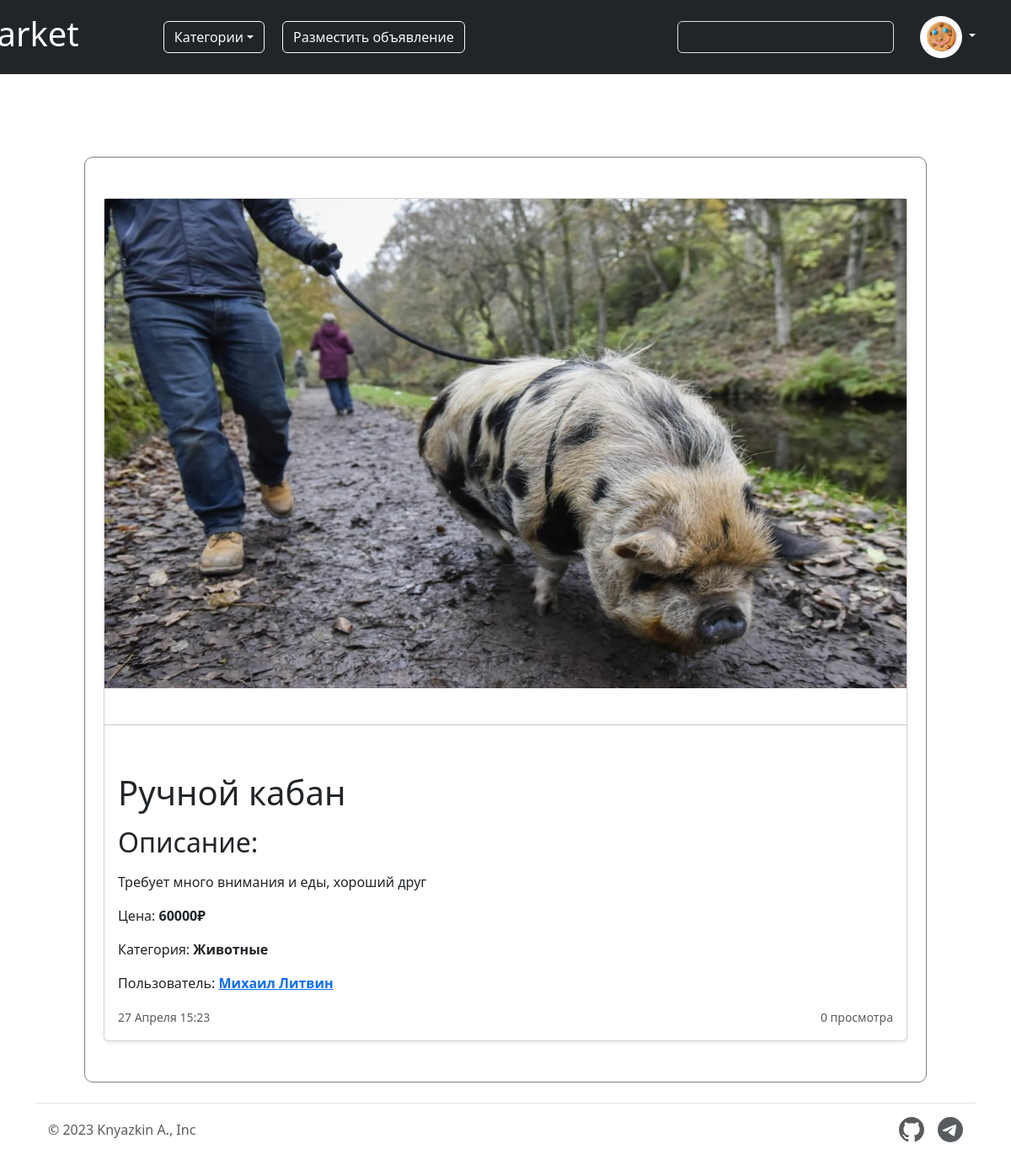
Screenshot of /post/35 (signed in) with the database file from the repository.
### data/users.py (models this page shows, shortened)
class User(SqlAlchemyBase, UserMixin, SerializerMixin):
    __tablename__ = 'users'
    id = sqlalchemy.Column(sqlalchemy.Integer,
                           primary_key=True, autoincrement=True)
    surname = sqlalchemy.Column(sqlalchemy.String)
    name = sqlalchemy.Column(sqlalchemy.String, nullable=True)
    city = sqlalchemy.Column(sqlalchemy.String, nullable=True)
    address = sqlalchemy.Column(sqlalchemy.String)
    email = sqlalchemy.Column(sqlalchemy.String, unique=True, nullable=True)
    number_phone = sqlalchemy.Column(sqlalchemy.String, default=' ')
    is_hidden_contact_info = sqlalchemy.Column(sqlalchemy.Boolean, default=True)
    hashed_password = sqlalchemy.Column(sqlalchemy.String, nullable=True)
    modified_date = sqlalchemy.Column(sqlalchemy.DateTime,
                                      default=datetime.datetime.now)
    url_photo = sqlalchemy.Column(sqlalchemy.String)
    posts = orm.relationship("Posts", back_populates='user')

### data/posts.py (models this page shows)
class Posts(SqlAlchemyBase, SerializerMixin):
    __tablename__ = 'posts'
    id = sqlalchemy.Column(sqlalchemy.Integer, primary_key=True,
                           autoincrement=True)
    author = sqlalchemy.Column(sqlalchemy.Integer,
                               sqlalchemy.ForeignKey("users.id"))
    category = sqlalchemy.Column(sqlalchemy.Integer,
                                 sqlalchemy.ForeignKey("categories.id"), default=0)
    name_post = sqlalchemy.Column(sqlalchemy.String, nullable=True)
    content_post = sqlalchemy.Column(sqlalchemy.String)
    publication_date = sqlalchemy.Column(sqlalchemy.DateTime,
                                         default=datetime.datetime.now)
    price = sqlalchemy.Column(sqlalchemy.Integer, default=None)
    is_hidden = sqlalchemy.Column(sqlalchemy.Boolean, default=True)
    count_views = sqlalchemy.Column(sqlalchemy.Integer, default=0)
    url_photo = sqlalchemy.Column(sqlalchemy.String)
    user = orm.relationship('User')
    categories = orm.relationship('Category')

### data/categories.py (models this page shows)
class Category(SqlAlchemyBase, SerializerMixin):
    __tablename__ = 'categories'
    id = sqlalchemy.Column(sqlalchemy.Integer, primary_key=True, autoincrement=True)
    name_category = sqlalchemy.Column(sqlalchemy.String, nullable=True)
    posts = orm.relationship('Posts', back_populates='categories')

### server.py (the view)
@app.route('/post/<int:post_id>')
def post(post_id):
    db_sess = db_session.create_session()
    list_of_categories = [(category.id, category.name_category) for category in db_sess.query(Category).all()]
    post = db_sess.query(Posts).filter(Posts.id == post_id).first()
    css = url_for('static', filename='css/post.css')
    if post.user != current_user:
        post.count_views += 1
        db_sess.commit()
    if post.is_hidden == False or post.user == current_user:
        return render_template('post.html', title=f'{post.name_post}',
                           list_of_categories=list_of_categories,
                           post=post, css=css)
    abort(404)

### data/db_session.py (called while the page is built)
def create_session() -> Session:
    global __factory
    return __factory()

### server.py (called while the page is built)
@login_manager.user_loader
def load_user(user_id):
    db_sess = db_session.create_session()
    return db_sess.query(User).get(user_id)

### templates/post.html (shortened to what this page needs)
{% extends "base.html" %}
{% block content %}
<link rel="stylesheet" type="text/css" href="{{ css }}">
<div class="post album py-5 bg-body-light">
    <div class="container">
        <div class="row row-cols-1 row-cols-sm-2 row-cols-md-1 g-3">
            <div class="col">
                <div class="card shadow-sm">
                    <div align="center">
                        {% if post.url_photo != 'None' %}
                            <div id="carouselExampleIndicators" class="carousel slide">
                                <div class="carousel-inner">
                                    <div class="carousel-item active" align="center">
                                        <img src="{{ post.url_photo }}" width="1000" height="600" alt="к сожалению, марс не смог загрузиться :(">
                                    </div>
                                </div>
                            </div>
                        {% endif %}
                    </div>
                    <hr class="my-4">
                    <div class="card-body">
                        <p class="card-text"><h1>{{ post.name_post }}</h1></p>
                        <p class="card-text">
                            <p class="card-text"><h2>Описание:</h2></p>
                            <p class="card-text">{{ post.content_post }}</p>
                        </p>
                        {% if post.price %}
                        <p class="card-text">Цена: <strong>{{ post.price }}₽</strong></p>
                        {% else %}
                        <p class="card-text">Цена: <strong>не указана</strong></p>
                        {% endif %}
                        <p class="card-text">Категория: <strong>{{ post.categories.name_category }}</strong></p>
                        <p class="card-text">
                            Пользователь: <a href="/profile/{{ post.author }}" class="text-decoration-light"><strong>{{ post.user.name }} {{ post.user.surname }}</strong></a>
                        </p>
                        <div class="d-flex justify-content-between align-items-center">
                            <div>
                                {% set hour = post.publication_date.hour %}
                                {% set minutes = {1: '01', 2: '02', 3: '03', 4: '04',
                                5: '05', 6: '06',  7: '07', 8: '08', 9: '09'} %}
                                {% if post.publication_date.minute in minutes %}
                                {% set minute = minutes[post.publication_date.minute] %}
                                {% else %}
                                {% set minute = post.publication_date.minute %}
                                {% endif %}
                                {% set day = post.publication_date.day %}
                                {% set months = {1: 'Января', 2: 'Февраля', 3: 'Марта', 4: 'Апреля', 5: 'Мая', 6: 'Июня',
                                7: 'Июля', 8: 'Августа', 9: 'Сентября', 10: 'Октября', 11: 'Ноября', 12: 'Декабря'} %}
                                {% set month = months[post.publication_date.month] %}
                                <small class="text-body-secondary">{{ day }} {{ month }} {{ hour }}:{{ minute }}</small>
                            </div>
                            {% set count = post.count_views %}
                            {% if count > 0 %}
                            <small class="text-body-secondary">{{ count - 1 }} просмотра</small>
                            {% else %}
                            <small class="text-body-secondary">0 просмотров</small>
                            {% endif %}
                        </div>
                    </div>
                </div>
            </div>
        </div>
    </div>
</div>
{% endblock %}

### templates/base.html (shortened to what this page needs)
<!DOCTYPE html>
    <html lang="ru" data-bs-theme="light">
        <head>
            <link rel="stylesheet"
                href="https://stackpath.bootstrapcdn.com/bootstrap/4.4.1/css/bootstrap.min.css"
>
            <link href="https://cdn.jsdelivr.net/npm/bootstrap@5.3.0-alpha3/dist/css/bootstrap.min.css"
                  rel="stylesheet"
>
        </head>
        <body bgcolor="#6c757d">
            <header class="p-3 text-bg-dark">
                <div class="container">
                    <div class="d-flex flex-wrap align-items-center justify-content-center justify-content-lg-start">
                        <a class="navbar-brand" href="/">
                            <h1>Flarket</h1>
                        </a>
                        <div class="dropdown" style="margin-left: 100px">
                            <button class="btn btn-outline-light dropdown-toggle" type="button" data-bs-toggle="dropdown" aria-expanded="false">Категории</button>
                        </div>
                        <a style="margin-left: 7px">
                            <ul class="nav col-12 col-lg-auto me-lg-auto mb-2 justify-content-center mb-md-0">
                                {% if current_user.is_authenticated %}
                                <li><a href="/add_post" type="button" class="btn btn-outline-light me-2">Разместить объявление</a></li>
                                {% else %}
                                <li><a href="/login" type="button" class="btn btn-outline-light me-2">Разместить объявление</a></li>
                                {% endif %}
                            </ul>
                            <form class="col-12 col-lg-auto mb-3 mb-lg-0 me-lg-3" role="search" method="GET">
                                <input type="search" class="form-control form-control-dark text-bg-dark text-light" placeholder='Поиск' aria-label="Search"
                                name="search" value="{{ request.args.get('search', '') }}">
                            </form>
                        </a>
                        {% if current_user.is_authenticated %}
                        <div class="dropdown text-end">
                            <a href="/profile/{{ current_user.id }}" class="d-block link-light text-decoration-none dropdown-toggle" data-bs-toggle="dropdown" aria-expanded="false">
                                <img src="{{ current_user.url_photo }}" alt="это не дота" width="50" height="50" class="rounded-circle">
                            </a>
                        </div>
                        {% else %}
                        <div class="text-end">
                            <a href="/login" type="button" class="btn btn-outline-light me-2">Логин</a>
                            <a href="/register" type="button" class="btn btn-warning">Зарегистрируйтесь</a>
                        </div>
                        {% endif %}
                    </div>
                </div>
            </header>
            <br>
            <br>
                {% block content %}{% endblock %}
            <div class="container">
                <footer class="d-flex flex-wrap justify-content-between align-items-center py-3 my-4 border-top">
                    <div class="col-md-4 d-flex align-items-center">
                        <span class="mb-3 mb-md-0 text-body-secondary">© 2023 Knyazkin A., Inc</span>
                    </div>
                    <ul class="nav col-md-4 justify-content-end list-unstyled d-flex">
                        <li class="ms-3">
                            <a class="text-body-secondary" href="https://github.com/pepshot">
                            </a>
                        </li>
                        <li class="ms-3">
                            <a class="text-body-secondary" href="https://t.me/neshpeqs">
                            </a>
                        </li>
                    </ul>
                </footer>
            </div>
        </body>
    </html>

### static/css/post.css (style rules this page uses)
div.post { margin-top: 50px; margin-left: auto; margin-right: auto; max-width: 1000px; max-height: auto; background-color: #ffffff; border: 1px solid gray; border-radius: 10px; padding: 10px; }

### rows the page displays
User: url_photo (picture)
Posts: url_photo (picture), name_post "Ручной кабан", content_post "Требует много внимания и еды, хороший друг", price "60000"
Category: categories.name_category "Животные"
User: user.name "Михаил", user.surname "Литвин"

### other values shown
{{ day }} "27"
{{ month }} "Апреля"
{{ hour }} "15"
{{ minute }} "23"
{{ count - 1 }} "0"
